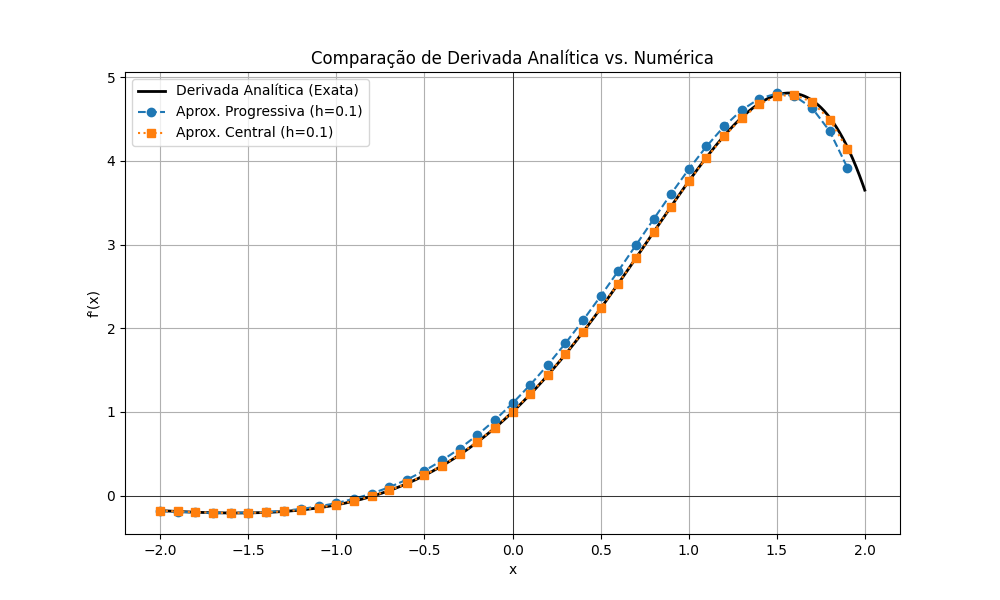

This figure's Python source:
import numpy as np
import matplotlib.pyplot as plt

def f(x):
    """Função original."""
    return np.exp(x) * np.sin(x)

def df(x):
    """Derivada analítica (exata) de f(x)."""
    return np.exp(x) * (np.sin(x) + np.cos(x))

def aprox_progressiva(f, x, h):
    """Aproximação da derivada pela diferença progressiva (forward difference)."""
    return (f(x + h) - f(x)) / h

def aprox_central(f, x, h):
    """Aproximação da derivada pela diferença central (central difference)."""
    return (f(x + h) - f(x - h)) / (2 * h)

if __name__ == "__main__":
    # 1. Configuração para a derivada analítica (alta resolução)
    # Usamos um passo 'hh' muito pequeno para um gráfico suave
    hh = 0.001
    x_analitico = np.arange(-2, 2, hh)
    y_analitico = df(x_analitico)

    # 2. Configuração para as aproximações numpericas
    # Usamos um passo 'h' maior para calcular a aproximação
    h = 0.1 # Aumentar o 'h' para 0.1 para ver melhor a diferença da aproximação
    x_numerico = np.arange(-2, 2, h)

    # Calcula as aproximações nos pontos de x_numerico
    y_progressivo = aprox_progressiva(f, x_numerico, h)
    y_central = aprox_central(f, x_numerico, h)

    # 3. Exibe o gráfico
    plt.figure(figsize=(10, 6))

    # Curva analítica (suave)
    plt.plot(x_analitico, y_analitico, 'k-', label='Derivada Analítica (Exata)', linewidth=2)
    
    # Aproximações (marcadores)
    plt.plot(x_numerico, y_progressivo, 'o--', label=f'Aprox. Progressiva (h={h})')
    plt.plot(x_numerico, y_central, 's:', label=f'Aprox. Central (h={h})')

    plt.title('Comparação de Derivada Analítica vs. Numérica')
    plt.xlabel('x')
    plt.ylabel("f'(x)")
    plt.legend() # Mostra a legenda
    plt.grid(True) # Adiciona uma grade
    plt.axhline(0, color='black', linewidth=0.5) # Linha do eixo X
    plt.axvline(0, color='black', linewidth=0.5) # Linha do eixo Y

    # Mostra a figura
    plt.show()
